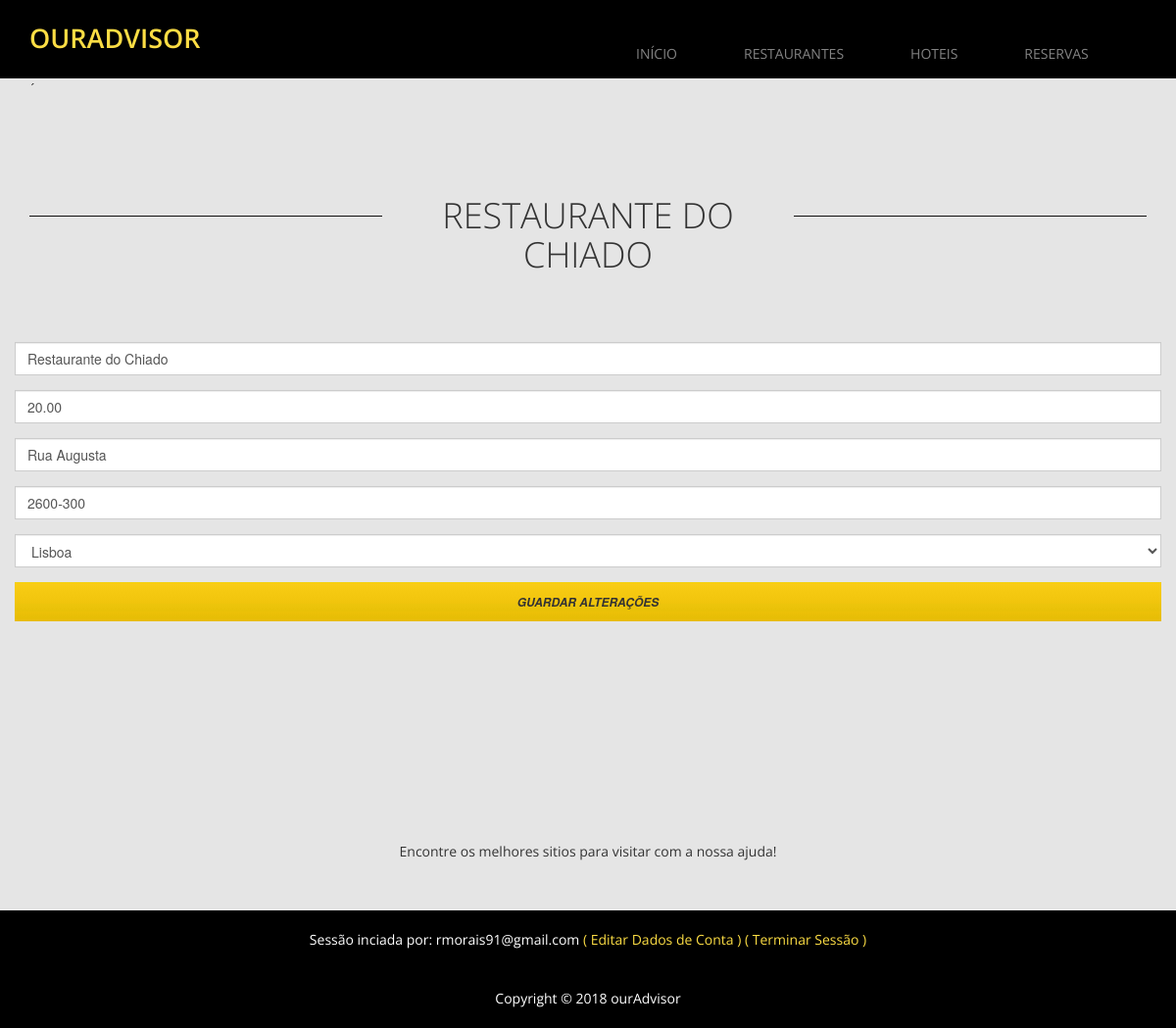
/ourAdvisor/empAlterSpot.php?id=1 (signed in), run on the app's committed database.
### tables this page shows
CREATE TABLE IF NOT EXISTS `estabelecimento` (
  `idEstabelecimento` int(6) UNSIGNED NOT NULL AUTO_INCREMENT,
  `nome` varchar(50) NOT NULL,
  `preco` float(4,2) NOT NULL,
  `morada` varchar(200) NOT NULL,
  `codPostal` varchar(8) NOT NULL,
  `idLocalidade` int(6) NOT NULL,
  `idTipoEstabelecimento` int(6) NOT NULL,
  `idUtilizador` int(6) DEFAULT NULL,
  PRIMARY KEY (`idEstabelecimento`),
  KEY `idLocalidade` (`idLocalidade`),
  KEY `idTipoEstabelecimento` (`idTipoEstabelecimento`)
);

CREATE TABLE IF NOT EXISTS `localidade` (
  `idlocalidade` int(6) UNSIGNED NOT NULL AUTO_INCREMENT,
  `localidade` varchar(50) NOT NULL,
  PRIMARY KEY (`idlocalidade`)
);

### ourAdvisor/empAlterSpot.php (the view, shortened to what this page needs)
<?php
	$page = 'local';
	if (!empty($_SESSION["idUtilizador"])){
		$idEstabelecimento = $_GET['id'];
		$ligacao = connectDbMySql();
		$consulta = "SELECT NOME,
							MORADA,
							CODPOSTAL,
							EST.IDLOCALIDADE,
							LOCALIDADE,
							PRECO,
							IDESTABELECIMENTO
						FROM estabelecimento EST
						LEFT JOIN localidade LOC
							ON (EST.IDLOCALIDADE = LOC.IDLOCALIDADE)
						WHERE IDESTABELECIMENTO = '$idEstabelecimento'";
		$resultado = mysqli_query($ligacao,$consulta);
		if ($_SESSION["tipoutilizador"] == 2) {
			header_template_with_login_empresa($page);
		}
		else{
			header_template_with_login($page);
		}
		?>
		<section class="section-padding-bottom">
			<div class="container">´
				<?php
				while ($row = mysqli_fetch_row($resultado)) {
				?>
				<div class="row">
					<div class="tm-section-header section-margin-top">
						<div class="col-lg-4 col-md-3 col-sm-3"><hr></div>
						<div class="col-lg-4 col-md-6 col-sm-6"><h2 class="tm-section-title"><?php echo $row[0];?></h2></div>
						<div class="col-lg-4 col-md-3 col-sm-3"><hr></div>
					</div>
				</div>
				<div class="row">
					<form action="formOperation.php?id=3&spotId=<?php echo $row[0];?>" method="post" class="tm-contact-form">
						<div >
							<div class="form-group">
									<input type="text" name = "inputNome" id="inputNome" class="form-control" value ="<?php echo $row[0];?>" placeholder="NOME" />
								</div>
							<div class="form-group">
								<input type="text" name = "inputPreco" id="inputPreco" class="form-control" value ="<?php echo $row[5];?>" placeholder="PREÇO"  />
							</div>
							<div class="form-group">
								<input type="text" name = "inputMorada" id="inputMorada" class="form-control" value ="<?php echo $row[1];?>" placeholder="MORADA" />
							</div>
							<div class="form-group">
								<input type="text" name = "inputCodPostal" id="inputCodPostal" class="form-control" value ="<?php echo $row[2];?>" placeholder="CÓDIGO POSTAL" />
							</div>
							<div class="form-group">
									<select class="form-control" name="inputLocalidade" id="inputLocalidade">
										<option value="<?php echo $row[3];?>"> <?php echo $row[4];?></option>
									</select>
							</div>
							<?php
							}
							?>
							<div class="form-group">
								<button class="tm-submit-btn" type="submit" name="submit">Guardar Alterações</button>
							</div>
						</div>
					</form>
				</div>
			</div>
		</section>
		<?php
		}
		else {
			header_template('home');
			$mensagem = "Faça o login para aceder à página";
			$titulo = "Erro ao aceder";
			body_message($titulo, $mensagem);
		}
		?>

### ourAdvisor/css/templatemo-style.css (style rules this page uses)
h1,h2,h3 { margin: 0; padding: 0; }
h1,h2,h3,a,p { font-family: 'Open Sans', sans-serif; }
body { overflow-x: hidden; }
.tm-gray-bg { background-color: #E5E5E5; }
.form-control { border-radius: 0; }
.section-margin-top { margin-top: 100px; }
hr { border-top: 1px solid #111010; }
.tm-section-header { margin-bottom: 70px; overflow: hidden; }
.tm-section-title { text-align: center; text-transform: uppercase; font-size: 36px; font-weight: 300; }
.section-padding-bottom { padding-bottom: 60px; }
.tm-submit-btn { background: #f5d11d; background: linear-gradient(to bottom, #f5d11d 0%,#f3d10e 1%,#efcf1c 2%,#fccd0d 4%,#f7ca0d 5%,#f9cb1e 6%,#f7cb10 7%,#f8cc14 8%,#f0c40c 54%,#edc50c 55%,#e9c108 71%,#ecc008 78%,#e6be06 91%,#e9bd06 93%,#e8bc06 100%); filter: progid:DXImageTransform.Microsoft.gradient( startColorstr='#f5d11d', endColorstr='#e8bc06',GradientType=0 ); width: 100%; border: none; height: 40px; text-transform: uppercase; font-style: italic; font-size: 12px; font-weight: 600; }

### data on the page
estabelecimento: nome "RESTAURANTE DO CHIADO", inputNome "Restaurante do Chiado", inputPreco "20.00", inputMorada "Rua Augusta", inputCodPostal "2600-300", inputLocalidade "Lisboa"

### other printed values
$_SESSION["email"] "rmorais91@gmail.com"
